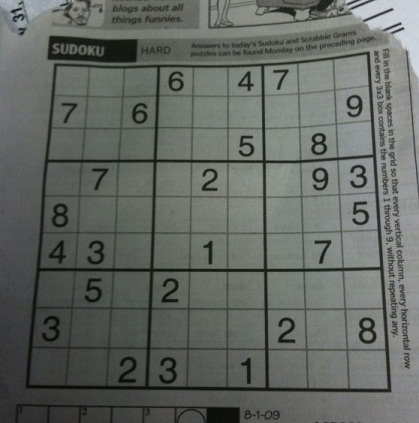
#> input picture data/sudoku/sudoku1.jpg, 419 x 423 px
$ jupyter execute --allow-errors project.ipynb   (shell and % lines are left out)   (older library calls are emulated)
#> lines starting #> are read from the running program, lines starting #| are printed output that depends on the picture; after the words box and inside, x2 and y2 are one past the last pixel; in counts of white or black regions, pixels touching at a corner belong together
[cell 1]
import numpy as np
import cv2
import matplotlib.image as mpimg
import matplotlib.pyplot as plt
import skimage
import scipy
import os
import queue
import scipy.ndimage
import datetime
import random as rd
from skimage.transform import SimilarityTransform, warp
from skimage import transform
from pylab import *
from scipy import signal
from scipy import *
from PIL import Image
import keras
from keras.datasets import mnist
from keras import models
from keras import layers
from keras.utils import to_categorical
from keras.models import load_model

[cell 2]
def ReadImage(path, discard=20):
#> called with path = 'data/sudoku/sudoku1.jpg', discard = 20
    img = cv2.imread(path)
#> img is the input picture: shape (423, 419, 3); mean B, G, R 98.9, 103.6, 99.4
    gray = cv2.cvtColor(cv2.bilateralFilter(img, 9, 75, 75), cv2.COLOR_BGR2GRAY)
#> `img, img_gray = ReadImage(filepath)`:
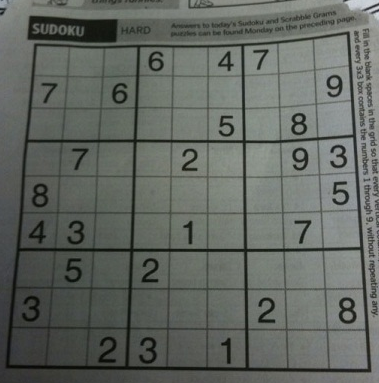
#> img: shape (383, 379, 3); mean of channels 0, 1, 2 97.1, 102.7, 98; drawn as B, G, R
    return img[discard:-discard, discard:-discard, :], gray[discard:-discard, discard:-discard]

[cell 3]
def ShowImage(img, cmap=None):
    fig = plt.figure(dpi=150)
    a = fig.add_subplot(1, 1, 1)
    a.axes.get_xaxis().set_ticks([])
    a.axes.get_yaxis().set_ticks([])
    imgplot = plt.imshow(img, cmap=cmap)

[cell 4]
# [38 lines left out: functions DFS, SolveSudoku, not called in this run]

[cell 5]
def GetContours(canny_edges):
    img, contours, hierarchy = cv2.findContours(canny_edges, cv2.RETR_EXTERNAL, cv2.CHAIN_APPROX_SIMPLE)
    contours = [(cv2.convexHull(cont), cv2.contourArea(cv2.convexHull(cont))) for cont in contours]
    contours.sort(key=lambda x: x[1], reverse=True)
    return [contours[0][0]]

[cell 6]
def ExtractSudokuCells(img, img_gray):
    # Preprocess gray image to binary (only white or black)
    k = np.zeros((11, 11))
    k[:, :] = 1.0 / 121
    m = scipy.ndimage.convolve(img_gray, k, mode='mirror')
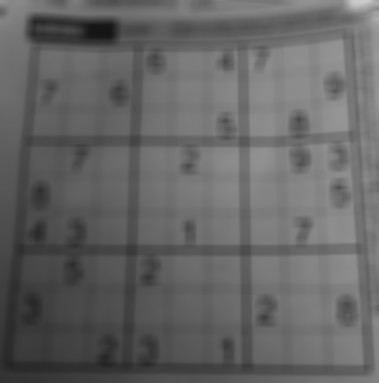
#> m: shape (383, 379); min 21, max 204, mean 100.6
    img_gray_bin = np.where(img_gray > m - 10.0, 255, 0).astype(np.uint8)
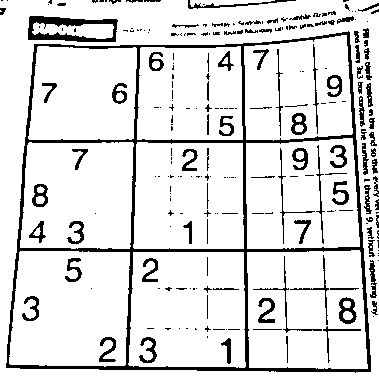
#> img_gray_bin: shape (383, 379); 87.3% white; 238 black regions (140 under 20 px), largest, box (x1, y1, x2, y2) and area: (6, 31, 371, 373) 8205, (28, 16, 118, 42) 1092, (339, 297, 357, 324) 252
    ShowImage(img_gray_bin, cmap='gray')

    edges = cv2.Canny(img_gray_bin, 50, 100)
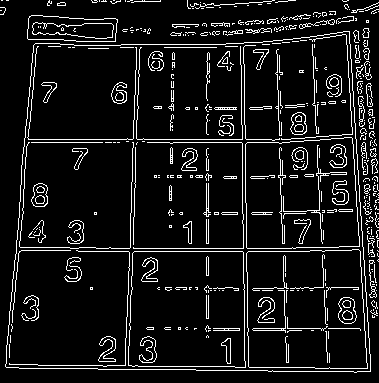
#> edges: shape (383, 379); 9% white in thin lines or dots
    ShowImage(edges, cmap='gray')

    # Generate contours
    contours = GetContours(edges)
#> in GetContours, `img, contours, hierarchy = cv2.findContours(canny_edges, cv2.RETR_EXTE..`: contours = 206 contours, 198 with area under 20; largest, box (x1, y1, x2, y2) and area: (5, 31, 371, 373) 111719, (27, 15, 118, 42) 2007, (369, 260, 377, 298) 56, (299, 19, 335, 29) 48, (362, 28, 370, 38) 44, (364, 184, 371, 194) 26, (228, 30, 243, 34) 22, (57, 2, 66, 6) 21
#> in GetContours, `contours = [(cv2.convexHull(cont), cv2.contourArea(cv2.convexHull(cont..`: contours = 206 items
#> contours = 1 contour; box (x1, y1, x2, y2) and area: (5, 31, 371, 373) 113966
    img_cont = cv2.drawContours(np.copy(img), contours, -1, (0, 255, 0), 3)
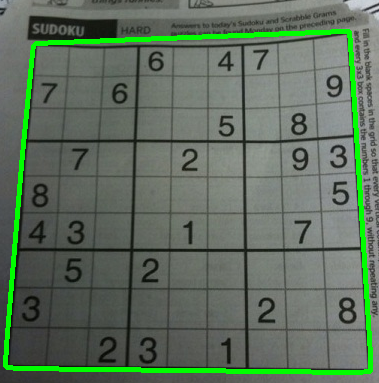
#> img_cont: shape (383, 379, 3); mean of channels 0, 1, 2 93.7, 110.8, 94.5; drawn as B, G, R
    ShowImage(img_cont)

    # Get poly corners from contours
    for i in range(1, 1000):
        epsilon = i * 0.001 * cv2.arcLength(contours[0], True)
        approx = cv2.approxPolyDP(contours[0], epsilon, True)
        if len(approx) <= 4:
            approx = np.array([n[0] for n in approx]).astype(np.float32)
            break
#> this loop made 2 passes
#> (epsilon, approx) on pass 2: (2.69, [[349, 31], [370, 371], [5, 366], [35, 43]])
#> epsilon on pass 1: 1.35

    x_idx = np.argsort(approx[:, 0])
#> x_idx = [2, 3, 0, 1]
    first_2_x = approx[x_idx[:2], :]
#> first_2_x = [[5, 366], [35, 43]]
    y_idx = np.argsort(first_2_x[:, 1])
#> y_idx = [1, 0]
    p00, p01 = x_idx[y_idx]
#> p00 = 3; p01 = 2
    last_2_x = approx[x_idx[2:], :]
#> last_2_x = [[349, 31], [370, 371]]
    y_idx = np.argsort(last_2_x[:, 1]) + 2
#> y_idx = [2, 3]
    p10, p11 = x_idx[y_idx]
#> p10 = 0; p11 = 1

    approx = approx[[p00, p10, p11, p01], :]
#> approx = [[35, 43], [349, 31], [370, 371], [5, 366]]

    MARGIN_SIZE = 6

    # solve transformation
    kernel = np.array([[-1, -1, -1], [-1, 9, -1], [-1, -1, -1]])
    h = np.array([[0, 0], [449, 0], [449, 449], [0, 449]]).astype(np.float32)
#> h = [[0, 0], [449, 0], [449, 449], [0, 449]]
    transform = cv2.getPerspectiveTransform(approx, h)
#> transform = [[1.55, 0.144, -60.48], [0.0636, 1.66, -73.74], [0.000185, 0.000523, 1]]
    warp = cv2.cvtColor(cv2.warpPerspective(img, transform, (450 + MARGIN_SIZE, 450 + MARGIN_SIZE)), cv2.COLOR_BGR2GRAY)
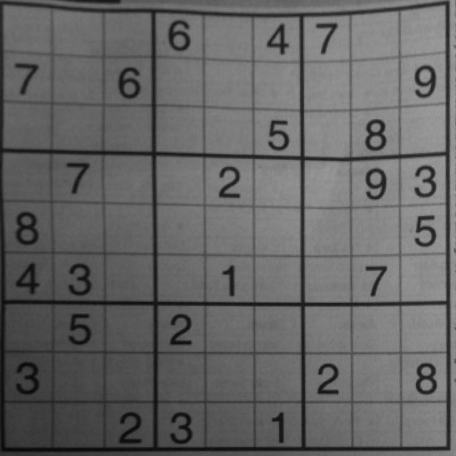
#> warp: shape (456, 456); min 6, max 158, mean 101.5
    #warp = cv2.filter2D(warp, -1, kernel)
    ShowImage(warp, cmap='gray')

    # Get cells
    cells = []
    for i in range(9):
        for j in range(9):
            x1, y1 = i * 50, (i + 1) * 50 + MARGIN_SIZE
            x2, y2 = j * 50, (j + 1) * 50 + MARGIN_SIZE
            cells.append(warp[x1:y1, x2:y2])
#> after the loop, cells = 81 items
#> `plt.show()`:
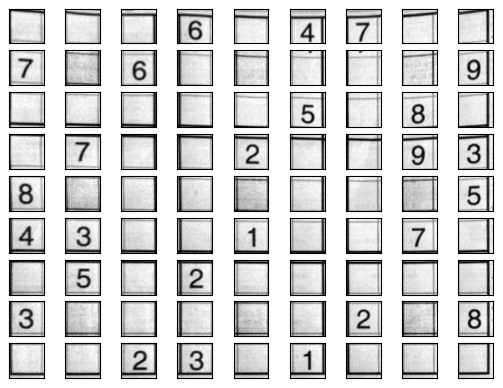
#> figure drawn by matplotlib, 81 panels

    return cells

[cell 7]
# [55 lines left out: function ExtractConnectedComponent, not called in this run]

[cell 8]
def RecognizeDigit(model_path, cells):
    CELL_SIZE = 28

    model = load_model(model_path)

    x = np.array(cells) / 255.0
    x = transform.resize(x, (len(cells), CELL_SIZE, CELL_SIZE, 1))

    for i in range(x.shape[0]):
        tmp = np.copy(x[i, :, :, 0])
        k = np.zeros((7, 7))
        k[:, :] = 1.0 / 49
        m = scipy.ndimage.convolve(tmp, k, mode='mirror')
        x[i, :, :, 0] = np.where(tmp > m - 0.05, 1.0, 0.0)

    for i in range(x.shape[0]):
        a, b = x.shape[1], x.shape[2]
        for j in range(3):
            x[i, j, :, 0] = 1.0
            x[i, a - j - 1, :, 0] = 1.0
            x[i, :, j, 0] = 1.0
            x[i, :, b - j - 1, 0] = 1.0
    x = 1 - x

    for i in range(x.shape[0]):
        tmp = ExtractConnectedComponent(x[i, :, :, 0], CELL_SIZE)
        if tmp is not None:
            x[i, :, :, 0] = tmp
        else:
            x[i, :, :, 0] = np.zeros((CELL_SIZE, CELL_SIZE))

    fig = plt.figure(dpi=150)
    for i in range(9):
        for j in range(9):
            a = fig.add_subplot(9, 9, i * 9 + j + 1)
            a.axes.get_xaxis().set_ticks([])
            a.axes.get_yaxis().set_ticks([])
            plt.imshow(x[i * 9 + j, :, :, 0], cmap='gray')
    plt.show()

    # predicting
    results = model.predict(x)
    results = np.argmax(results, axis=1)

    for i in range(x.shape[0]):
        m = np.mean(x[i, 4:24, 4:24, 0])
        if m < 0.005:
            results[i] = 0
    return results

#> (a cell that did not finish here is left out)

$ run again, with data/sudoku/sudoku6.jpg copied over data/sudoku/sudoku1.jpg
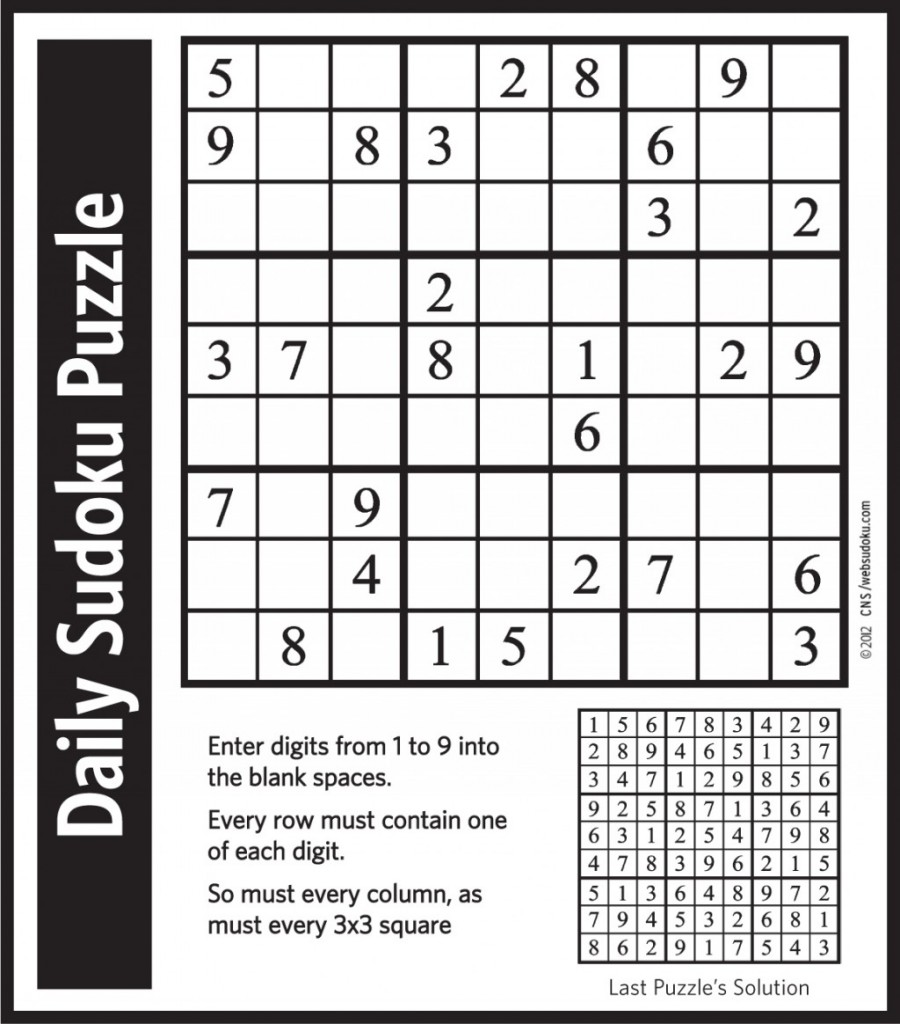
#> input picture data/sudoku/sudoku6.jpg, 900 x 1024 px
#> in ReadImage, img is the input picture: shape (1024, 900, 3); mean B, G, R 193.7, 193.4, 194.3
#> img: shape (984, 860, 3)
#> in ExtractSudokuCells, `img_gray_bin = np.where(img_gray > m - 10.0, 255, 0).astype(np.uint8)`:
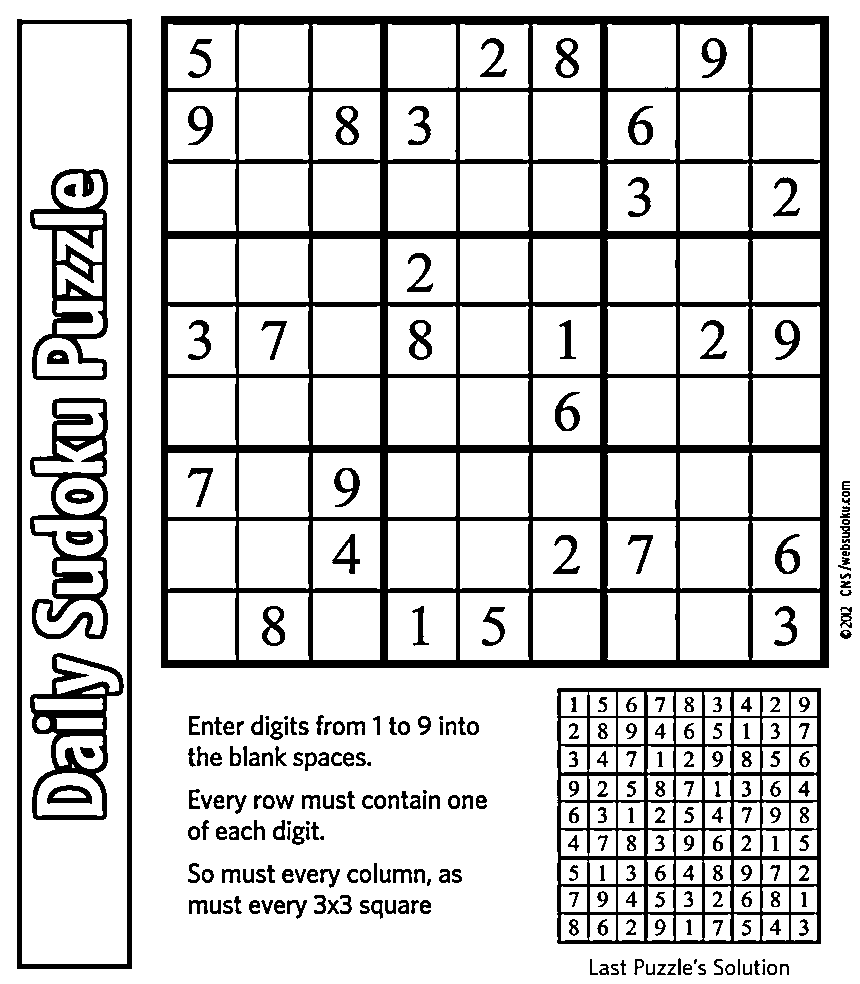
#> img_gray_bin: shape (984, 860); 82.8% white; 272 black regions (10 under 20 px), largest, box (x1, y1, x2, y2) and area: (161, 16, 829, 668) 74482, (557, 688, 821, 944) 15319, (17, 19, 132, 969) 10447
#> edges: shape (984, 860); 7% white in thin lines or dots
#> in GetContours, `img, contours, hierarchy = cv2.findContours(canny_edges, cv2.RETR_EXTE..`: contours = 316 contours, 278 with area under 20; largest, box (x1, y1, x2, y2) and area: (160, 15, 829, 668) 435533, (16, 18, 132, 969) 109140, (556, 687, 821, 944) 67496, (226, 794, 247, 814) 156, (250, 714, 263, 735) 156
#> in GetContours, `contours = [(cv2.convexHull(cont), cv2.contourArea(cv2.convexHull(cont..`: contours = 316 items
#> in ExtractSudokuCells, `contours = GetContours(edges)`: contours = 1 item
#> the loop in ExtractSudokuCells, `for i in range(1, 1000):` made 1 pass
#> (epsilon, approx) on pass 1: (2.64, [[828, 16], [828, 667], [160, 666], [162, 15]])
#> x_idx = [2, 3, 1, 0]
#> first_2_x = [[160, 666], [162, 15]]
#> in ExtractSudokuCells, `y_idx = np.argsort(first_2_x[:, 1])`: y_idx = [1, 0]
#> p00 = 3; p01 = 2
#> last_2_x = [[828, 667], [828, 16]]
#> in ExtractSudokuCells, `y_idx = np.argsort(last_2_x[:, 1]) + 2`: y_idx = [3, 2]
#> p10 = 0; p11 = 1
#> in ExtractSudokuCells, `approx = approx[[p00, p10, p11, p01], :]`: approx = [[162, 15], [828, 16], [828, 667], [160, 666]]
#> h = [[0, 0], [449, 0], [449, 449], [0, 449]]
#> transform = [[0.674, 0.00207, -109.3], [-0.00104, 0.692, -10.21], [-1.38e-08, 4.61e-06, 1]]
#> in ExtractSudokuCells, `warp = cv2.cvtColor(cv2.warpPerspective(img, transform, (450 + MARGIN_..`:
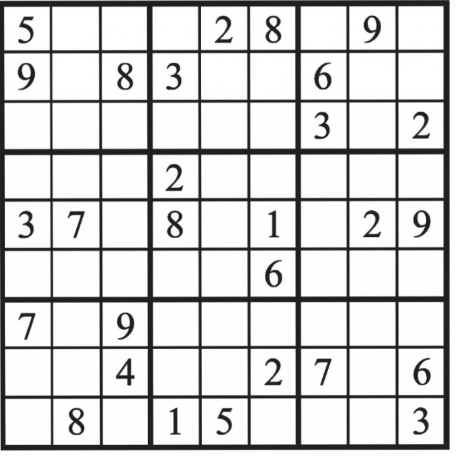
#> warp: shape (456, 456); min 24, max 255, mean 212.4
#> after the loop in ExtractSudokuCells, `for i in range(9):`: cells = 81 items
